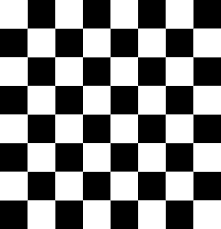
%> input picture 11. Harris Corner/chessboard.png, 221 x 229 px
$ octave 'Harris Corner.m'   (GNU Octave 9; MATLAB toolbox functions it lacks are replaced by stand-ins)
%> lines starting %> are read from the running program, lines starting %| are printed output that depends on the picture
% Assignment 10
% 62070501030, Thornthan yasukam

% Input image
img = rgb2gray(imread("chessboard.png"))
%> img: size 229x221 uint8; min 0, max 255, mean 128.9
figure, imshow(img), title('original image')
% img_double =im2double(img)
% figure ,imshow(img_double), title("Image double value")


%% Step 1. Compute horizontal (x) and Vertical (y) derivatives of image
    % Step 1.1: Applying the image derivatives
    % Step 1.2: Compute the image derivatives Ix and Iy
    % Step 1.3: Generate Gaussian filter 'g' of size 9x9 and standard deviation Sigma=2.
    % Step 1.4 Obtain Ix2, Iy2 and IxIy to image derivatives

% Step 1.1
dx = [-1 0 1;
      -1 0 1;
      -1 0 1] % applying image derivatives in the horizontal direction

% Row to Column, Column to Row
dy = [-1 -1 -1;
       0 0 0;
       1 1 1] % applying image derivatives in the vertical direction

% Step 1.2
Ix = filter2(dx,img);
% Ix
Iy = filter2(dy,img);
% Iy

% Step 1.3
h = fspecial('gaussian',[9 9],2);

% Step 1.4
IxIx = Ix.^2; % IxIx
IyIy= Iy.^2; % IyIy
IxIy = Ix.*Iy; % IxIy

IxIx = filter2(h,IxIx);
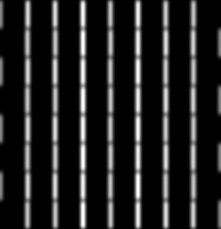
%> IxIx: size 229x221 double; min 0, max 224923.9, mean 30399.4; drawn with min black and max white
figure, imshow(IxIx), title('IxIx')

IyIy = filter2(h,IyIy);
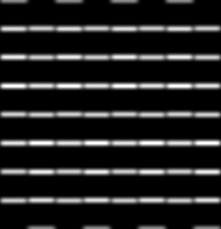
%> IyIy: size 229x221 double; min 0, max 216297.1, mean 28948.7; drawn with min black and max white
figure, imshow(IyIy), title('IyIy')
%> after `imshow(IyIy)`:
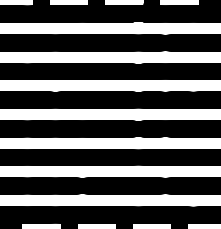
%> displayed picture: size 229x221, on the screen's scale of 0 to 255; min 0, max 255, mean 93.8

IxIy = filter2(h,IxIy);
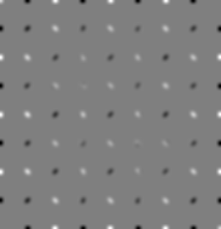
%> IxIy: size 229x221 double; min -15777.6, max 15681.6, mean -16.3; drawn with min black and max white
figure, imshow(IxIy), title('IxIy')

%% Step 2. Find Eigen Value in matrix for Scalar cornerness value (R)
[height width]=size(img);
%> height = 229; width = 221
K = 0.01
Rmax = 0

for i = 1:height
    for j = 1:width
        M = [IxIx(i,j) IxIy(i,j); IxIy(i,j) IyIy(i,j)];
        % Find Eigen value of Matrix
        EigenValue = eig(M)
        lamda1 = EigenValue(1,1)
        lamda2 = EigenValue(2,1)
        % R(i,j) = det(M)-0.01*(trace(M))^2;
        R(i,j) = (lamda1*lamda2)- K*(lamda1 + lamda2)^2;
        % Keep R max for comparison
        if R(i,j) > Rmax
            Rmax = R(i,j);
        end
    end
end
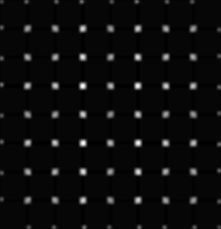
%> R: size 229x221 double; min -505907699, max 1.86e+10, mean 447362418.8; drawn with min black and max white
%> after the loop, Rmax = 1.86e+10
%% Step 3. Comparison R to keep the result
result = zeros(height,width)
count_point = 0

for i = 2:height-1 % Index must not exceed 221.
    for j = 2:width-1 % Index must not exceed 229.
        if R(i,j) > 0.1*Rmax && R(i,j) > R(i-1,j-1) && R(i,j) > R(i-1,j) && R(i,j) > R(i-1,j+1) && R(i,j) > R(i,j-1) && R(i,j) > R(i,j+1) && R(i,j) > R(i+1,j-1) && R(i,j) > R(i+1,j) && R(i,j) > R(i+1,j+1)
            result(i,j) = 1;
            count_point = count_point + 1
        end
    end
end
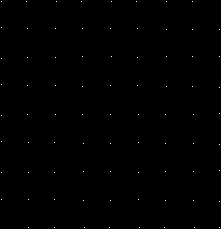
%> result: size 229x221 double; values 0 (black) and 1 (white), 0.16% white in thin lines or dots
%> after the loop, count_point = 79

%% Step 4. Display Result
[mark_x, mark_y] = find(result == 1);
%> mark_x = 79 values from 2 to 228; mark_y = 79 values from 2 to 220

% background with original image
figure, imshow(img), title("Result of Harris Corner");
hold on;
% mark the bourdary
for i=1:count_point
 	plot(mark_x(i), mark_y(i), 'r*')
end
%> this loop made 79 passes
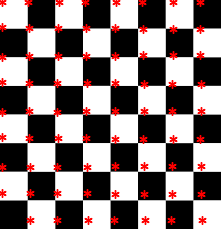
%> figure redrawn from the program's plot data; its title reads 'Result of Harris Corner'

%% End
